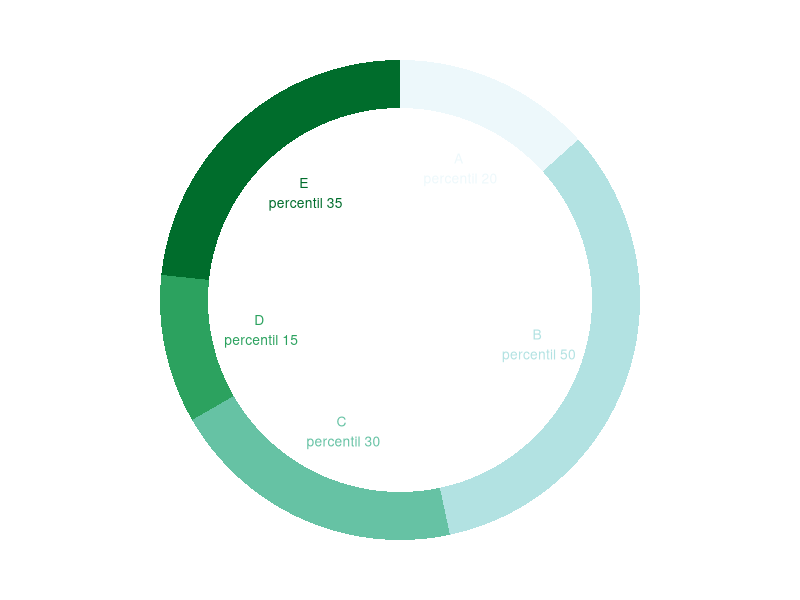

The R script that drew this image:
# Title     : TODO
# Objective : TODO
# Created by: david
# Created on: 22/10/2020

# load library
library(ggplot2)

# Create test data.
data <- data.frame(
  category=c("A", "B", "C","D","E"),
  count=c(20, 50, 30,15,35)
)

# Compute percentages
data$fraction <- data$count / sum(data$count)

# Compute the cumulative percentages (top of each rectangle)
data$ymax <- cumsum(data$fraction)

# Compute the bottom of each rectangle
data$ymin <- c(0, head(data$ymax, n=-1))

# Compute label position
data$labelPosition <- (data$ymax + data$ymin) / 2

# Compute a good label
data$label <- paste0(data$category,"\n percentil"," ",data$count)

# Make the plot
ggplot(data, aes(ymax=ymax, ymin=ymin, xmax=4, xmin=3, fill=category)) +
  geom_rect() +
  geom_text( x=2, aes(y=labelPosition, label=label, color=category), size=3.5) + # x here controls label position (inner / outer)
  scale_fill_brewer(palette=2) +
  scale_color_brewer(palette=2) +
  coord_polar(theta="y") +
  xlim(c(-1, 4)) +
  theme_void() +
  theme(legend.position = "none")

